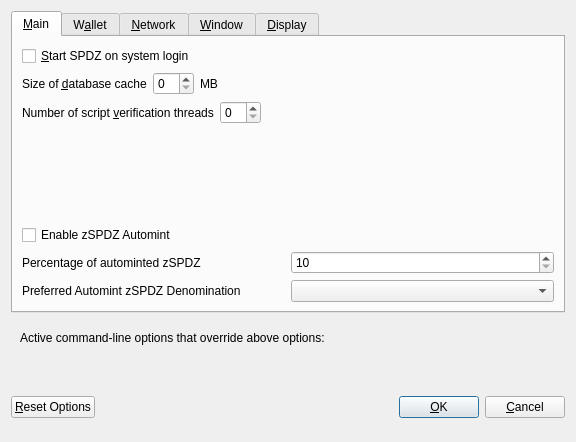
<?xml version="1.0" encoding="UTF-8"?>
<ui version="4.0">
 <class>OptionsDialog</class>
 <widget class="QDialog" name="OptionsDialog">
  <property name="geometry">
   <rect>
    <x>0</x>
    <y>0</y>
    <width>576</width>
    <height>442</height>
   </rect>
  </property>
  <property name="windowTitle">
   <string>Options</string>
  </property>
  <property name="modal">
   <bool>true</bool>
  </property>
  <layout class="QVBoxLayout" name="verticalLayout">
   <item>
    <widget class="QTabWidget" name="tabWidget">
     <property name="currentIndex">
      <number>0</number>
     </property>
     <widget class="QWidget" name="tabMain">
      <attribute name="title">
       <string>&amp;Main</string>
      </attribute>
      <layout class="QVBoxLayout" name="verticalLayout_Main">
       <item>
        <widget class="QCheckBox" name="bitcoinAtStartup">
         <property name="toolTip">
          <string>Automatically start SPDZ after logging in to the system.</string>
         </property>
         <property name="text">
          <string>&amp;Start SPDZ on system login</string>
         </property>
        </widget>
       </item>
       <item>
        <layout class="QHBoxLayout" name="horizontalLayout_2_Main">
         <item>
          <widget class="QLabel" name="databaseCacheLabel">
           <property name="text">
            <string>Size of &amp;database cache</string>
           </property>
           <property name="textFormat">
            <enum>Qt::PlainText</enum>
           </property>
           <property name="buddy">
            <cstring>databaseCache</cstring>
           </property>
          </widget>
         </item>
         <item>
          <widget class="QSpinBox" name="databaseCache"/>
         </item>
         <item>
          <widget class="QLabel" name="databaseCacheUnitLabel">
           <property name="text">
            <string>MB</string>
           </property>
           <property name="textFormat">
            <enum>Qt::PlainText</enum>
           </property>
          </widget>
         </item>
         <item>
          <spacer name="horizontalSpacer_2_Main">
           <property name="orientation">
            <enum>Qt::Horizontal</enum>
           </property>
           <property name="sizeHint" stdset="0">
            <size>
             <width>40</width>
             <height>20</height>
            </size>
           </property>
          </spacer>
         </item>
        </layout>
       </item>
       <item>
        <layout class="QHBoxLayout" name="horizontalLayout_3_Main">
         <item>
          <widget class="QLabel" name="threadsScriptVerifLabel">
           <property name="text">
            <string>Number of script &amp;verification threads</string>
           </property>
           <property name="textFormat">
            <enum>Qt::PlainText</enum>
           </property>
           <property name="buddy">
            <cstring>threadsScriptVerif</cstring>
           </property>
          </widget>
         </item>
         <item>
          <widget class="QSpinBox" name="threadsScriptVerif">
           <property name="toolTip">
            <string>(0 = auto, &lt;0 = leave that many cores free)</string>
           </property>
          </widget>
         </item>
         <item>
          <spacer name="horizontalSpacer_3_Main">
           <property name="orientation">
            <enum>Qt::Horizontal</enum>
           </property>
           <property name="sizeHint" stdset="0">
            <size>
             <width>40</width>
             <height>20</height>
            </size>
           </property>
          </spacer>
         </item>
        </layout>
       </item>
       <item>
        <spacer name="verticalSpacer_2">
         <property name="orientation">
          <enum>Qt::Vertical</enum>
         </property>
         <property name="sizeHint" stdset="0">
          <size>
           <width>20</width>
           <height>40</height>
          </size>
         </property>
        </spacer>
       </item>
       <item>
        <widget class="QCheckBox" name="checkBoxZeromintEnable">
         <property name="toolTip">
          <string>Enable automatic minting of SPDZ units to zSPDZ</string>
         </property>
         <property name="layoutDirection">
          <enum>Qt::LeftToRight</enum>
         </property>
         <property name="text">
          <string>Enable zSPDZ Automint</string>
         </property>
        </widget>
       </item>
       <item>
        <layout class="QHBoxLayout" name="horizontalLayout_3">
         <item>
          <widget class="QLabel" name="percentage_label">
           <property name="toolTip">
            <string>Percentage of incoming SPDZ which get automatically converted to zSPDZ via Zerocoin Protocol (min: 10%)</string>
           </property>
           <property name="text">
            <string>Percentage of autominted zSPDZ</string>
           </property>
          </widget>
         </item>
         <item>
          <widget class="QSpinBox" name="zeromintPercentage">
           <property name="minimum">
            <number>10</number>
           </property>
           <property name="maximum">
            <number>100</number>
           </property>
          </widget>
         </item>
        </layout>
       </item>
       <item>
        <layout class="QHBoxLayout" name="horizontalLayout" stretch="0,0">
         <property name="sizeConstraint">
          <enum>QLayout::SetFixedSize</enum>
         </property>
         <item>
          <widget class="QLabel" name="labelPreferredDenom">
           <property name="maximumSize">
            <size>
             <width>16777215</width>
             <height>16777215</height>
            </size>
           </property>
           <property name="toolTip">
            <string>Wait with automatic conversion to Zerocoin until enough SPDZ for this denomination is available</string>
           </property>
           <property name="text">
            <string>Preferred Automint zSPDZ Denomination</string>
           </property>
          </widget>
         </item>
         <item>
          <widget class="QComboBox" name="preferredDenom">
           <property name="maximumSize">
            <size>
             <width>16777215</width>
             <height>27</height>
            </size>
           </property>
           <property name="toolTip">
            <string>Wait with automatic conversion to Zerocoin until enough SPDZ for this denomination is available</string>
           </property>
           <property name="maxVisibleItems">
            <number>9</number>
           </property>
           <property name="maxCount">
            <number>9</number>
           </property>
          </widget>
         </item>
        </layout>
       </item>
      </layout>
     </widget>
     <widget class="QWidget" name="tabWallet">
      <attribute name="title">
       <string>W&amp;allet</string>
      </attribute>
      <layout class="QVBoxLayout" name="verticalLayout_Wallet">
       <item>
        <layout class="QHBoxLayout" name="horizontalLayout_2_Wallet">
         <item>
          <widget class="QLabel" name="labelStakeSplitThresholdText">
           <property name="text">
            <string>Stake split threshold:</string>
           </property>
          </widget>
         </item>
         <item>
          <widget class="QSpinBox" name="spinBoxStakeSplitThreshold">
           <property name="minimum">
            <number>1</number>
           </property>
           <property name="maximum">
            <number>999999</number>
           </property>
          </widget>
         </item>
        </layout>
       </item>
       <item>
        <widget class="QGroupBox" name="groupBox">
         <property name="title">
          <string>Expert</string>
         </property>
         <layout class="QVBoxLayout" name="verticalLayout_2">
          <item>
           <widget class="QCheckBox" name="coinControlFeatures">
            <property name="toolTip">
             <string>Whether to show coin control features or not.</string>
            </property>
            <property name="text">
             <string>Enable coin &amp;control features</string>
            </property>
           </widget>
          </item>
          <item>
           <widget class="QCheckBox" name="showMasternodesTab">
            <property name="toolTip">
             <string>Show additional tab listing all your masternodes in first sub-tab&lt;br/&gt;and all masternodes on the network in second sub-tab.</string>
            </property>
            <property name="text">
             <string>Show Masternodes Tab</string>
            </property>
           </widget>
          </item>
          <item>
           <widget class="QCheckBox" name="spendZeroConfChange">
            <property name="toolTip">
             <string>If you disable the spending of unconfirmed change, the change from a transaction&lt;br/&gt;cannot be used until that transaction has at least one confirmation.&lt;br/&gt;This also affects how your balance is computed.</string>
            </property>
            <property name="text">
             <string>&amp;Spend unconfirmed change</string>
            </property>
           </widget>
          </item>
         </layout>
        </widget>
       </item>
       <item>
        <spacer name="verticalSpacer_Wallet">
         <property name="orientation">
          <enum>Qt::Vertical</enum>
         </property>
         <property name="sizeHint" stdset="0">
          <size>
           <width>20</width>
           <height>40</height>
          </size>
         </property>
        </spacer>
       </item>
      </layout>
     </widget>
     <widget class="QWidget" name="tabNetwork">
      <attribute name="title">
       <string>&amp;Network</string>
      </attribute>
      <layout class="QVBoxLayout" name="verticalLayout_Network">
       <item>
        <widget class="QCheckBox" name="mapPortUpnp">
         <property name="toolTip">
          <string>Automatically open the SPDZ client port on the router. This only works when your router supports UPnP and it is enabled.</string>
         </property>
         <property name="text">
          <string>Map port using &amp;UPnP</string>
         </property>
        </widget>
       </item>
       <item>
        <widget class="QCheckBox" name="allowIncoming">
         <property name="toolTip">
          <string>Accept connections from outside</string>
         </property>
         <property name="text">
          <string>Allow incoming connections</string>
         </property>
        </widget>
       </item>
       <item>
        <widget class="QCheckBox" name="connectSocks">
         <property name="toolTip">
          <string>Connect to the SPDZ network through a SOCKS5 proxy.</string>
         </property>
         <property name="text">
          <string>&amp;Connect through SOCKS5 proxy (default proxy):</string>
         </property>
        </widget>
       </item>
       <item>
        <layout class="QHBoxLayout" name="horizontalLayout_1_Network">
         <item>
          <widget class="QLabel" name="proxyIpLabel">
           <property name="text">
            <string>Proxy &amp;IP:</string>
           </property>
           <property name="textFormat">
            <enum>Qt::PlainText</enum>
           </property>
           <property name="buddy">
            <cstring>proxyIp</cstring>
           </property>
          </widget>
         </item>
         <item>
          <widget class="QValidatedLineEdit" name="proxyIp">
           <property name="minimumSize">
            <size>
             <width>140</width>
             <height>0</height>
            </size>
           </property>
           <property name="maximumSize">
            <size>
             <width>140</width>
             <height>16777215</height>
            </size>
           </property>
           <property name="toolTip">
            <string>IP address of the proxy (e.g. IPv4: 127.0.0.1 / IPv6: ::1)</string>
           </property>
          </widget>
         </item>
         <item>
          <widget class="QLabel" name="proxyPortLabel">
           <property name="text">
            <string>&amp;Port:</string>
           </property>
           <property name="textFormat">
            <enum>Qt::PlainText</enum>
           </property>
           <property name="buddy">
            <cstring>proxyPort</cstring>
           </property>
          </widget>
         </item>
         <item>
          <widget class="QLineEdit" name="proxyPort">
           <property name="minimumSize">
            <size>
             <width>55</width>
             <height>0</height>
            </size>
           </property>
           <property name="maximumSize">
            <size>
             <width>55</width>
             <height>16777215</height>
            </size>
           </property>
           <property name="toolTip">
            <string>Port of the proxy (e.g. 9050)</string>
           </property>
          </widget>
         </item>
         <item>
          <spacer name="horizontalSpacer_1_Network">
           <property name="orientation">
            <enum>Qt::Horizontal</enum>
           </property>
           <property name="sizeHint" stdset="0">
            <size>
             <width>40</width>
             <height>20</height>
            </size>
           </property>
          </spacer>
         </item>
        </layout>
       </item>
       <item>
        <spacer name="verticalSpacer_Network">
         <property name="orientation">
          <enum>Qt::Vertical</enum>
         </property>
         <property name="sizeHint" stdset="0">
          <size>
           <width>20</width>
           <height>40</height>
          </size>
         </property>
        </spacer>
       </item>
      </layout>
     </widget>
     <widget class="QWidget" name="tabWindow">
      <attribute name="title">
       <string>&amp;Window</string>
      </attribute>
      <layout class="QVBoxLayout" name="verticalLayout_Window">
       <item>
        <widget class="QCheckBox" name="minimizeToTray">
         <property name="toolTip">
          <string>Show only a tray icon after minimizing the window.</string>
         </property>
         <property name="text">
          <string>&amp;Minimize to the tray instead of the taskbar</string>
         </property>
        </widget>
       </item>
       <item>
        <widget class="QCheckBox" name="minimizeOnClose">
         <property name="toolTip">
          <string>Minimize instead of exit the application when the window is closed. When this option is enabled, the application will be closed only after selecting Quit in the menu.</string>
         </property>
         <property name="text">
          <string>M&amp;inimize on close</string>
         </property>
        </widget>
       </item>
       <item>
        <spacer name="verticalSpacer_Window">
         <property name="orientation">
          <enum>Qt::Vertical</enum>
         </property>
         <property name="sizeHint" stdset="0">
          <size>
           <width>20</width>
           <height>40</height>
          </size>
         </property>
        </spacer>
       </item>
      </layout>
     </widget>
     <widget class="QWidget" name="tabDisplay">
      <attribute name="title">
       <string>&amp;Display</string>
      </attribute>
      <layout class="QVBoxLayout" name="verticalLayout_Display">
       <item>
        <layout class="QHBoxLayout" name="horizontalLayout_1_Display">
         <item>
          <widget class="QLabel" name="langLabel">
           <property name="text">
            <string>User Interface &amp;language:</string>
           </property>
           <property name="textFormat">
            <enum>Qt::PlainText</enum>
           </property>
           <property name="buddy">
            <cstring>lang</cstring>
           </property>
          </widget>
         </item>
         <item>
          <widget class="QValueComboBox" name="lang">
           <property name="toolTip">
            <string>The user interface language can be set here. This setting will take effect after restarting SPDZ.</string>
           </property>
          </widget>
         </item>
        </layout>
       </item>
       <item>
        <widget class="QLabel" name="label_3">
         <property name="toolTip">
          <string notr="true"/>
         </property>
         <property name="statusTip">
          <string notr="true"/>
         </property>
         <property name="whatsThis">
          <string notr="true"/>
         </property>
         <property name="accessibleName">
          <string notr="true"/>
         </property>
         <property name="text">
          <string>Language missing or translation incomplete? Help contributing translations here:
https://www.transifex.com/SPDZ-project/SPDZ-project-translations</string>
         </property>
         <property name="wordWrap">
          <bool>true</bool>
         </property>
         <property name="openExternalLinks">
          <bool>true</bool>
         </property>
         <property name="textInteractionFlags">
          <set>Qt::TextBrowserInteraction</set>
         </property>
        </widget>
       </item>
       <item>
        <layout class="QHBoxLayout" name="horizontalLayout_4_Display" stretch="0,0">
         <item>
          <widget class="QLabel" name="themeLabel">
           <property name="text">
            <string>User Interface Theme:</string>
           </property>
          </widget>
         </item>
         <item>
          <widget class="QValueComboBox" name="theme"/>
         </item>
        </layout>
       </item>
       <item>
        <widget class="Line" name="line">
         <property name="orientation">
          <enum>Qt::Horizontal</enum>
         </property>
        </widget>
       </item>
       <item>
        <layout class="QHBoxLayout" name="horizontalLayout_2_Display">
         <item>
          <widget class="QLabel" name="unitLabel">
           <property name="text">
            <string>&amp;Unit to show amounts in:</string>
           </property>
           <property name="textFormat">
            <enum>Qt::PlainText</enum>
           </property>
           <property name="buddy">
            <cstring>unit</cstring>
           </property>
          </widget>
         </item>
         <item>
          <widget class="QValueComboBox" name="unit">
           <property name="toolTip">
            <string>Choose the default subdivision unit to show in the interface and when sending coins.</string>
           </property>
          </widget>
         </item>
        </layout>
       </item>
       <item>
        <layout class="QHBoxLayout" name="horizontalLayout_5_Display">
         <item>
          <widget class="QLabel" name="digitsLabel">
           <property name="text">
            <string>Decimal digits</string>
           </property>
          </widget>
         </item>
         <item>
          <widget class="QValueComboBox" name="digits"/>
         </item>
        </layout>
       </item>
       <item>
        <widget class="QCheckBox" name="checkBoxHideZeroBalances">
         <property name="toolTip">
          <string>Hide empty balances</string>
         </property>
         <property name="layoutDirection">
          <enum>Qt::LeftToRight</enum>
         </property>
         <property name="text">
          <string>Hide empty balances</string>
         </property>
        </widget>
       </item>
       <item>
        <layout class="QHBoxLayout" name="horizontalLayout_3_Display">
         <item>
          <widget class="QLabel" name="thirdPartyTxUrlsLabel">
           <property name="toolTip">
            <string>Third party URLs (e.g. a block explorer) that appear in the transactions tab as context menu items. %s in the URL is replaced by transaction hash. Multiple URLs are separated by vertical bar |.</string>
           </property>
           <property name="text">
            <string>Third party transaction URLs</string>
           </property>
           <property name="buddy">
            <cstring>thirdPartyTxUrls</cstring>
           </property>
          </widget>
         </item>
         <item>
          <widget class="QLineEdit" name="thirdPartyTxUrls">
           <property name="toolTip">
            <string>Third party URLs (e.g. a block explorer) that appear in the transactions tab as context menu items. %s in the URL is replaced by transaction hash. Multiple URLs are separated by vertical bar |.</string>
           </property>
          </widget>
         </item>
        </layout>
       </item>
       <item>
        <spacer name="verticalSpacer">
         <property name="orientation">
          <enum>Qt::Vertical</enum>
         </property>
         <property name="sizeHint" stdset="0">
          <size>
           <width>20</width>
           <height>40</height>
          </size>
         </property>
        </spacer>
       </item>
      </layout>
     </widget>
    </widget>
   </item>
   <item>
    <widget class="QFrame" name="frame">
     <layout class="QVBoxLayout" name="verticalLayout_Bottom">
      <item>
       <layout class="QHBoxLayout" name="horizontalLayout_Bottom">
        <item>
         <widget class="QLabel" name="overriddenByCommandLineInfoLabel">
          <property name="text">
           <string>Active command-line options that override above options:</string>
          </property>
          <property name="textFormat">
           <enum>Qt::PlainText</enum>
          </property>
         </widget>
        </item>
        <item>
         <spacer name="horizontalSpacer_Bottom">
          <property name="orientation">
           <enum>Qt::Horizontal</enum>
          </property>
          <property name="sizeHint" stdset="0">
           <size>
            <width>40</width>
            <height>20</height>
           </size>
          </property>
         </spacer>
        </item>
       </layout>
      </item>
      <item>
       <widget class="QLabel" name="overriddenByCommandLineLabel">
        <property name="text">
         <string/>
        </property>
        <property name="textFormat">
         <enum>Qt::PlainText</enum>
        </property>
        <property name="wordWrap">
         <bool>true</bool>
        </property>
       </widget>
      </item>
     </layout>
    </widget>
   </item>
   <item>
    <layout class="QHBoxLayout" name="horizontalLayout_Buttons">
     <item>
      <widget class="QPushButton" name="resetButton">
       <property name="toolTip">
        <string>Reset all client options to default.</string>
       </property>
       <property name="text">
        <string>&amp;Reset Options</string>
       </property>
       <property name="autoDefault">
        <bool>false</bool>
       </property>
      </widget>
     </item>
     <item>
      <spacer name="horizontalSpacer_1">
       <property name="orientation">
        <enum>Qt::Horizontal</enum>
       </property>
       <property name="sizeHint" stdset="0">
        <size>
         <width>40</width>
         <height>48</height>
        </size>
       </property>
      </spacer>
     </item>
     <item>
      <widget class="QLabel" name="statusLabel">
       <property name="minimumSize">
        <size>
         <width>200</width>
         <height>0</height>
        </size>
       </property>
       <property name="font">
        <font>
         <weight>75</weight>
         <bold>true</bold>
        </font>
       </property>
       <property name="text">
        <string/>
       </property>
       <property name="textFormat">
        <enum>Qt::PlainText</enum>
       </property>
       <property name="wordWrap">
        <bool>true</bool>
       </property>
      </widget>
     </item>
     <item>
      <spacer name="horizontalSpacer_2">
       <property name="orientation">
        <enum>Qt::Horizontal</enum>
       </property>
       <property name="sizeHint" stdset="0">
        <size>
         <width>40</width>
         <height>48</height>
        </size>
       </property>
      </spacer>
     </item>
     <item>
      <widget class="QPushButton" name="okButton">
       <property name="text">
        <string>&amp;OK</string>
       </property>
       <property name="autoDefault">
        <bool>false</bool>
       </property>
       <property name="default">
        <bool>true</bool>
       </property>
      </widget>
     </item>
     <item>
      <widget class="QPushButton" name="cancelButton">
       <property name="text">
        <string>&amp;Cancel</string>
       </property>
       <property name="autoDefault">
        <bool>false</bool>
       </property>
      </widget>
     </item>
    </layout>
   </item>
  </layout>
 </widget>
 <customwidgets>
  <customwidget>
   <class>QValidatedLineEdit</class>
   <extends>QLineEdit</extends>
   <header>qvalidatedlineedit.h</header>
  </customwidget>
  <customwidget>
   <class>QValueComboBox</class>
   <extends>QComboBox</extends>
   <header>qvaluecombobox.h</header>
  </customwidget>
 </customwidgets>
 <resources/>
 <connections/>
</ui>
